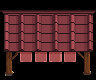

This is a level from a 2D game, rendered from its Tiled map with the project's own tilesets. A one-line summary and the complete map file follow:
An orthogonal 6x5 tile map with 16x16 px tiles, 1 tile layer (AlwaysFront).

<map version="1.10" tiledversion="1.11.2" orientation="orthogonal" renderorder="right-down" compressionlevel="0" width="6" height="5" tilewidth="16" tileheight="16" infinite="0" nextlayerid="8" nextobjectid="1">
 <tileset firstgid="1" source="master_canopies.tsx" /><layer id="5" name="AlwaysFront" width="6" height="5">
  <data encoding="csv">
907,908,909,910,911,912,
961,962,963,964,965,966,
1015,1016,1017,1018,1019,1020,
1069,1070,1071,1072,1073,1074,
1123,1124,1125,0,1127,1128
</data>
 </layer>
</map>
